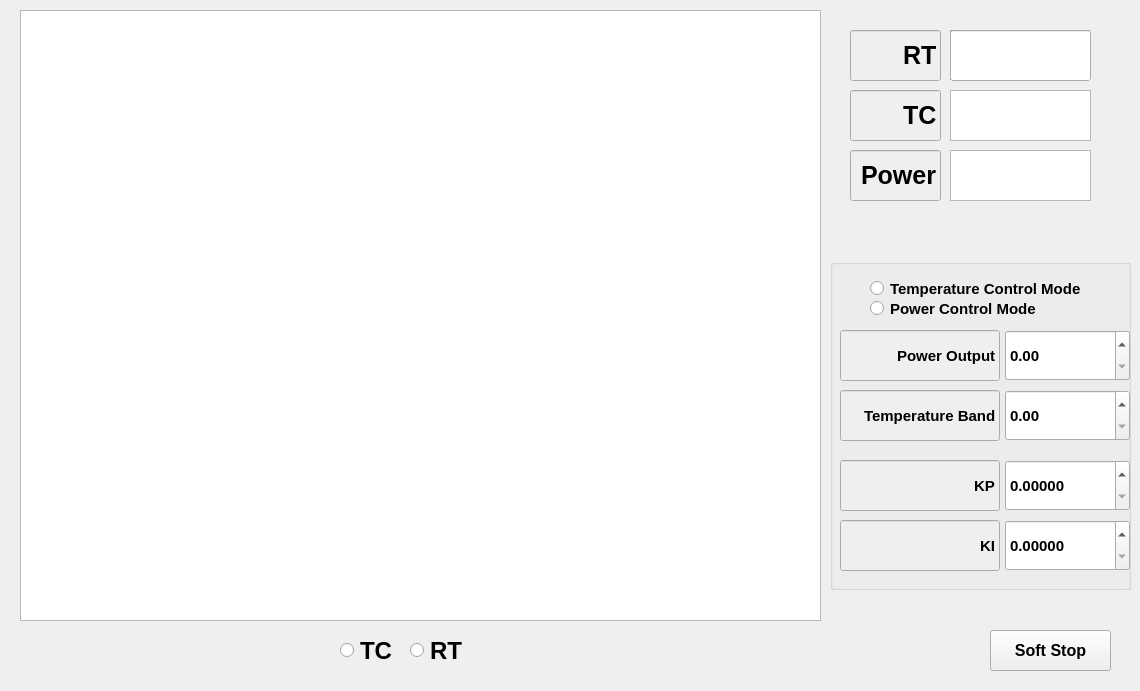
<?xml version="1.0" encoding="UTF-8"?>
<ui version="4.0">
 <class>Dialog</class>
 <widget class="QDialog" name="Dialog">
  <property name="geometry">
   <rect>
    <x>0</x>
    <y>0</y>
    <width>1140</width>
    <height>691</height>
   </rect>
  </property>
  <property name="palette">
   <palette>
    <active>
     <colorrole role="WindowText">
      <brush brushstyle="SolidPattern">
       <color alpha="255">
        <red>0</red>
        <green>0</green>
        <blue>0</blue>
       </color>
      </brush>
     </colorrole>
     <colorrole role="Text">
      <brush brushstyle="SolidPattern">
       <color alpha="255">
        <red>0</red>
        <green>0</green>
        <blue>0</blue>
       </color>
      </brush>
     </colorrole>
     <colorrole role="ButtonText">
      <brush brushstyle="SolidPattern">
       <color alpha="255">
        <red>0</red>
        <green>0</green>
        <blue>0</blue>
       </color>
      </brush>
     </colorrole>
     <colorrole role="PlaceholderText">
      <brush brushstyle="SolidPattern">
       <color alpha="128">
        <red>0</red>
        <green>0</green>
        <blue>0</blue>
       </color>
      </brush>
     </colorrole>
    </active>
    <inactive>
     <colorrole role="WindowText">
      <brush brushstyle="SolidPattern">
       <color alpha="255">
        <red>0</red>
        <green>0</green>
        <blue>0</blue>
       </color>
      </brush>
     </colorrole>
     <colorrole role="Text">
      <brush brushstyle="SolidPattern">
       <color alpha="255">
        <red>0</red>
        <green>0</green>
        <blue>0</blue>
       </color>
      </brush>
     </colorrole>
     <colorrole role="ButtonText">
      <brush brushstyle="SolidPattern">
       <color alpha="255">
        <red>0</red>
        <green>0</green>
        <blue>0</blue>
       </color>
      </brush>
     </colorrole>
     <colorrole role="PlaceholderText">
      <brush brushstyle="SolidPattern">
       <color alpha="128">
        <red>0</red>
        <green>0</green>
        <blue>0</blue>
       </color>
      </brush>
     </colorrole>
    </inactive>
    <disabled>
     <colorrole role="WindowText">
      <brush brushstyle="SolidPattern">
       <color alpha="255">
        <red>0</red>
        <green>0</green>
        <blue>0</blue>
       </color>
      </brush>
     </colorrole>
     <colorrole role="Text">
      <brush brushstyle="SolidPattern">
       <color alpha="255">
        <red>0</red>
        <green>0</green>
        <blue>0</blue>
       </color>
      </brush>
     </colorrole>
     <colorrole role="ButtonText">
      <brush brushstyle="SolidPattern">
       <color alpha="255">
        <red>0</red>
        <green>0</green>
        <blue>0</blue>
       </color>
      </brush>
     </colorrole>
     <colorrole role="PlaceholderText">
      <brush brushstyle="SolidPattern">
       <color alpha="128">
        <red>0</red>
        <green>0</green>
        <blue>0</blue>
       </color>
      </brush>
     </colorrole>
    </disabled>
   </palette>
  </property>
  <property name="font">
   <font>
    <weight>75</weight>
    <bold>true</bold>
   </font>
  </property>
  <property name="windowTitle">
   <string>Temperature</string>
  </property>
  <property name="autoFillBackground">
   <bool>true</bool>
  </property>
  <widget class="ChartView" name="TC_Chart">
   <property name="geometry">
    <rect>
     <x>20</x>
     <y>10</y>
     <width>800</width>
     <height>611</height>
    </rect>
   </property>
   <property name="frameShape">
    <enum>QFrame::Box</enum>
   </property>
   <property name="frameShadow">
    <enum>QFrame::Plain</enum>
   </property>
   <property name="sizeAdjustPolicy">
    <enum>QAbstractScrollArea::AdjustIgnored</enum>
   </property>
   <property name="dragMode">
    <enum>QGraphicsView::NoDrag</enum>
   </property>
  </widget>
  <widget class="QRadioButton" name="RTGraphRadioButton">
   <property name="geometry">
    <rect>
     <x>410</x>
     <y>630</y>
     <width>71</width>
     <height>41</height>
    </rect>
   </property>
   <property name="font">
    <font>
     <pointsize>18</pointsize>
     <weight>75</weight>
     <bold>true</bold>
    </font>
   </property>
   <property name="text">
    <string>RT</string>
   </property>
   <attribute name="buttonGroup">
    <string notr="true">buttonGroupGraphSelect</string>
   </attribute>
  </widget>
  <widget class="QRadioButton" name="TCGraphRadioButton">
   <property name="geometry">
    <rect>
     <x>340</x>
     <y>640</y>
     <width>61</width>
     <height>21</height>
    </rect>
   </property>
   <property name="font">
    <font>
     <pointsize>18</pointsize>
     <weight>75</weight>
     <bold>true</bold>
    </font>
   </property>
   <property name="text">
    <string>TC</string>
   </property>
   <attribute name="buttonGroup">
    <string notr="true">buttonGroupGraphSelect</string>
   </attribute>
  </widget>
  <widget class="QLCDNumber" name="lcd_text_RT">
   <property name="enabled">
    <bool>true</bool>
   </property>
   <property name="geometry">
    <rect>
     <x>950</x>
     <y>30</y>
     <width>141</width>
     <height>51</height>
    </rect>
   </property>
   <property name="font">
    <font>
     <pointsize>9</pointsize>
     <weight>75</weight>
     <bold>true</bold>
    </font>
   </property>
   <property name="autoFillBackground">
    <bool>true</bool>
   </property>
   <property name="frameShape">
    <enum>QFrame::WinPanel</enum>
   </property>
   <property name="frameShadow">
    <enum>QFrame::Sunken</enum>
   </property>
   <property name="lineWidth">
    <number>1</number>
   </property>
   <property name="smallDecimalPoint">
    <bool>false</bool>
   </property>
   <property name="digitCount">
    <number>6</number>
   </property>
  </widget>
  <widget class="QLineEdit" name="lineEdit">
   <property name="enabled">
    <bool>false</bool>
   </property>
   <property name="geometry">
    <rect>
     <x>850</x>
     <y>30</y>
     <width>91</width>
     <height>51</height>
    </rect>
   </property>
   <property name="palette">
    <palette>
     <active>
      <colorrole role="WindowText">
       <brush brushstyle="SolidPattern">
        <color alpha="255">
         <red>0</red>
         <green>0</green>
         <blue>0</blue>
        </color>
       </brush>
      </colorrole>
     </active>
     <inactive>
      <colorrole role="WindowText">
       <brush brushstyle="SolidPattern">
        <color alpha="255">
         <red>0</red>
         <green>0</green>
         <blue>0</blue>
        </color>
       </brush>
      </colorrole>
     </inactive>
     <disabled>
      <colorrole role="WindowText">
       <brush brushstyle="SolidPattern">
        <color alpha="255">
         <red>0</red>
         <green>0</green>
         <blue>0</blue>
        </color>
       </brush>
      </colorrole>
     </disabled>
    </palette>
   </property>
   <property name="font">
    <font>
     <pointsize>19</pointsize>
    </font>
   </property>
   <property name="autoFillBackground">
    <bool>true</bool>
   </property>
   <property name="text">
    <string>RT</string>
   </property>
   <property name="alignment">
    <set>Qt::AlignRight|Qt::AlignTrailing|Qt::AlignVCenter</set>
   </property>
  </widget>
  <widget class="QLCDNumber" name="lcd_text_TC">
   <property name="enabled">
    <bool>true</bool>
   </property>
   <property name="geometry">
    <rect>
     <x>950</x>
     <y>90</y>
     <width>141</width>
     <height>51</height>
    </rect>
   </property>
   <property name="font">
    <font>
     <pointsize>9</pointsize>
     <weight>75</weight>
     <bold>true</bold>
    </font>
   </property>
   <property name="autoFillBackground">
    <bool>true</bool>
   </property>
   <property name="frameShape">
    <enum>QFrame::WinPanel</enum>
   </property>
   <property name="frameShadow">
    <enum>QFrame::Sunken</enum>
   </property>
   <property name="lineWidth">
    <number>1</number>
   </property>
   <property name="smallDecimalPoint">
    <bool>false</bool>
   </property>
   <property name="digitCount">
    <number>6</number>
   </property>
  </widget>
  <widget class="QLineEdit" name="lineEdit_2">
   <property name="enabled">
    <bool>false</bool>
   </property>
   <property name="geometry">
    <rect>
     <x>850</x>
     <y>90</y>
     <width>91</width>
     <height>51</height>
    </rect>
   </property>
   <property name="palette">
    <palette>
     <active>
      <colorrole role="WindowText">
       <brush brushstyle="SolidPattern">
        <color alpha="255">
         <red>0</red>
         <green>0</green>
         <blue>0</blue>
        </color>
       </brush>
      </colorrole>
     </active>
     <inactive>
      <colorrole role="WindowText">
       <brush brushstyle="SolidPattern">
        <color alpha="255">
         <red>0</red>
         <green>0</green>
         <blue>0</blue>
        </color>
       </brush>
      </colorrole>
     </inactive>
     <disabled>
      <colorrole role="WindowText">
       <brush brushstyle="SolidPattern">
        <color alpha="255">
         <red>0</red>
         <green>0</green>
         <blue>0</blue>
        </color>
       </brush>
      </colorrole>
     </disabled>
    </palette>
   </property>
   <property name="font">
    <font>
     <pointsize>19</pointsize>
    </font>
   </property>
   <property name="autoFillBackground">
    <bool>true</bool>
   </property>
   <property name="text">
    <string>TC</string>
   </property>
   <property name="alignment">
    <set>Qt::AlignRight|Qt::AlignTrailing|Qt::AlignVCenter</set>
   </property>
  </widget>
  <widget class="QLCDNumber" name="lcd_text_POWER">
   <property name="enabled">
    <bool>true</bool>
   </property>
   <property name="geometry">
    <rect>
     <x>950</x>
     <y>150</y>
     <width>141</width>
     <height>51</height>
    </rect>
   </property>
   <property name="font">
    <font>
     <pointsize>9</pointsize>
     <weight>75</weight>
     <bold>true</bold>
    </font>
   </property>
   <property name="autoFillBackground">
    <bool>true</bool>
   </property>
   <property name="frameShape">
    <enum>QFrame::WinPanel</enum>
   </property>
   <property name="frameShadow">
    <enum>QFrame::Sunken</enum>
   </property>
   <property name="lineWidth">
    <number>1</number>
   </property>
   <property name="smallDecimalPoint">
    <bool>false</bool>
   </property>
   <property name="digitCount">
    <number>6</number>
   </property>
  </widget>
  <widget class="QLineEdit" name="lineEdit_3">
   <property name="enabled">
    <bool>false</bool>
   </property>
   <property name="geometry">
    <rect>
     <x>850</x>
     <y>150</y>
     <width>91</width>
     <height>51</height>
    </rect>
   </property>
   <property name="palette">
    <palette>
     <active>
      <colorrole role="WindowText">
       <brush brushstyle="SolidPattern">
        <color alpha="255">
         <red>0</red>
         <green>0</green>
         <blue>0</blue>
        </color>
       </brush>
      </colorrole>
     </active>
     <inactive>
      <colorrole role="WindowText">
       <brush brushstyle="SolidPattern">
        <color alpha="255">
         <red>0</red>
         <green>0</green>
         <blue>0</blue>
        </color>
       </brush>
      </colorrole>
     </inactive>
     <disabled>
      <colorrole role="WindowText">
       <brush brushstyle="SolidPattern">
        <color alpha="255">
         <red>0</red>
         <green>0</green>
         <blue>0</blue>
        </color>
       </brush>
      </colorrole>
     </disabled>
    </palette>
   </property>
   <property name="font">
    <font>
     <pointsize>19</pointsize>
    </font>
   </property>
   <property name="autoFillBackground">
    <bool>true</bool>
   </property>
   <property name="text">
    <string>Power</string>
   </property>
   <property name="alignment">
    <set>Qt::AlignRight|Qt::AlignTrailing|Qt::AlignVCenter</set>
   </property>
  </widget>
  <widget class="QRadioButton" name="TemperatureControlModeRadioButton">
   <property name="geometry">
    <rect>
     <x>870</x>
     <y>280</y>
     <width>251</width>
     <height>17</height>
    </rect>
   </property>
   <property name="font">
    <font>
     <pointsize>11</pointsize>
    </font>
   </property>
   <property name="text">
    <string>Temperature Control Mode</string>
   </property>
   <attribute name="buttonGroup">
    <string notr="true">buttonGroupModeSelect</string>
   </attribute>
  </widget>
  <widget class="QRadioButton" name="PowerControlModeRadioButton">
   <property name="geometry">
    <rect>
     <x>870</x>
     <y>300</y>
     <width>231</width>
     <height>17</height>
    </rect>
   </property>
   <property name="font">
    <font>
     <pointsize>11</pointsize>
    </font>
   </property>
   <property name="text">
    <string>Power Control Mode</string>
   </property>
   <attribute name="buttonGroup">
    <string notr="true">buttonGroupModeSelect</string>
   </attribute>
  </widget>
  <widget class="QLineEdit" name="TargetTemperatureText">
   <property name="enabled">
    <bool>false</bool>
   </property>
   <property name="geometry">
    <rect>
     <x>840</x>
     <y>330</y>
     <width>160</width>
     <height>51</height>
    </rect>
   </property>
   <property name="palette">
    <palette>
     <active>
      <colorrole role="WindowText">
       <brush brushstyle="SolidPattern">
        <color alpha="255">
         <red>0</red>
         <green>0</green>
         <blue>0</blue>
        </color>
       </brush>
      </colorrole>
     </active>
     <inactive>
      <colorrole role="WindowText">
       <brush brushstyle="SolidPattern">
        <color alpha="255">
         <red>0</red>
         <green>0</green>
         <blue>0</blue>
        </color>
       </brush>
      </colorrole>
     </inactive>
     <disabled>
      <colorrole role="WindowText">
       <brush brushstyle="SolidPattern">
        <color alpha="255">
         <red>0</red>
         <green>0</green>
         <blue>0</blue>
        </color>
       </brush>
      </colorrole>
     </disabled>
    </palette>
   </property>
   <property name="font">
    <font>
     <pointsize>11</pointsize>
    </font>
   </property>
   <property name="autoFillBackground">
    <bool>true</bool>
   </property>
   <property name="text">
    <string>Target Temperature</string>
   </property>
   <property name="alignment">
    <set>Qt::AlignRight|Qt::AlignTrailing|Qt::AlignVCenter</set>
   </property>
  </widget>
  <widget class="QPushButton" name="SoftStop">
   <property name="geometry">
    <rect>
     <x>990</x>
     <y>630</y>
     <width>121</width>
     <height>41</height>
    </rect>
   </property>
   <property name="font">
    <font>
     <pointsize>12</pointsize>
    </font>
   </property>
   <property name="text">
    <string>Soft Stop</string>
   </property>
   <property name="autoDefault">
    <bool>false</bool>
   </property>
  </widget>
  <widget class="QLineEdit" name="PowerOutputText">
   <property name="enabled">
    <bool>false</bool>
   </property>
   <property name="geometry">
    <rect>
     <x>840</x>
     <y>330</y>
     <width>160</width>
     <height>51</height>
    </rect>
   </property>
   <property name="palette">
    <palette>
     <active>
      <colorrole role="WindowText">
       <brush brushstyle="SolidPattern">
        <color alpha="255">
         <red>0</red>
         <green>0</green>
         <blue>0</blue>
        </color>
       </brush>
      </colorrole>
     </active>
     <inactive>
      <colorrole role="WindowText">
       <brush brushstyle="SolidPattern">
        <color alpha="255">
         <red>0</red>
         <green>0</green>
         <blue>0</blue>
        </color>
       </brush>
      </colorrole>
     </inactive>
     <disabled>
      <colorrole role="WindowText">
       <brush brushstyle="SolidPattern">
        <color alpha="255">
         <red>0</red>
         <green>0</green>
         <blue>0</blue>
        </color>
       </brush>
      </colorrole>
     </disabled>
    </palette>
   </property>
   <property name="font">
    <font>
     <pointsize>11</pointsize>
    </font>
   </property>
   <property name="autoFillBackground">
    <bool>true</bool>
   </property>
   <property name="text">
    <string>Power Output</string>
   </property>
   <property name="cursorPosition">
    <number>12</number>
   </property>
   <property name="alignment">
    <set>Qt::AlignRight|Qt::AlignTrailing|Qt::AlignVCenter</set>
   </property>
  </widget>
  <widget class="QLineEdit" name="TemperatureBandText">
   <property name="enabled">
    <bool>false</bool>
   </property>
   <property name="geometry">
    <rect>
     <x>840</x>
     <y>390</y>
     <width>160</width>
     <height>51</height>
    </rect>
   </property>
   <property name="palette">
    <palette>
     <active>
      <colorrole role="WindowText">
       <brush brushstyle="SolidPattern">
        <color alpha="255">
         <red>0</red>
         <green>0</green>
         <blue>0</blue>
        </color>
       </brush>
      </colorrole>
     </active>
     <inactive>
      <colorrole role="WindowText">
       <brush brushstyle="SolidPattern">
        <color alpha="255">
         <red>0</red>
         <green>0</green>
         <blue>0</blue>
        </color>
       </brush>
      </colorrole>
     </inactive>
     <disabled>
      <colorrole role="WindowText">
       <brush brushstyle="SolidPattern">
        <color alpha="255">
         <red>0</red>
         <green>0</green>
         <blue>0</blue>
        </color>
       </brush>
      </colorrole>
     </disabled>
    </palette>
   </property>
   <property name="font">
    <font>
     <pointsize>11</pointsize>
    </font>
   </property>
   <property name="autoFillBackground">
    <bool>true</bool>
   </property>
   <property name="text">
    <string>Temperature Band</string>
   </property>
   <property name="alignment">
    <set>Qt::AlignRight|Qt::AlignTrailing|Qt::AlignVCenter</set>
   </property>
  </widget>
  <widget class="QLineEdit" name="KPText">
   <property name="enabled">
    <bool>false</bool>
   </property>
   <property name="geometry">
    <rect>
     <x>840</x>
     <y>460</y>
     <width>160</width>
     <height>51</height>
    </rect>
   </property>
   <property name="palette">
    <palette>
     <active>
      <colorrole role="WindowText">
       <brush brushstyle="SolidPattern">
        <color alpha="255">
         <red>0</red>
         <green>0</green>
         <blue>0</blue>
        </color>
       </brush>
      </colorrole>
     </active>
     <inactive>
      <colorrole role="WindowText">
       <brush brushstyle="SolidPattern">
        <color alpha="255">
         <red>0</red>
         <green>0</green>
         <blue>0</blue>
        </color>
       </brush>
      </colorrole>
     </inactive>
     <disabled>
      <colorrole role="WindowText">
       <brush brushstyle="SolidPattern">
        <color alpha="255">
         <red>0</red>
         <green>0</green>
         <blue>0</blue>
        </color>
       </brush>
      </colorrole>
     </disabled>
    </palette>
   </property>
   <property name="font">
    <font>
     <pointsize>11</pointsize>
    </font>
   </property>
   <property name="autoFillBackground">
    <bool>true</bool>
   </property>
   <property name="text">
    <string>KP</string>
   </property>
   <property name="alignment">
    <set>Qt::AlignRight|Qt::AlignTrailing|Qt::AlignVCenter</set>
   </property>
  </widget>
  <widget class="QLineEdit" name="KIText">
   <property name="enabled">
    <bool>false</bool>
   </property>
   <property name="geometry">
    <rect>
     <x>840</x>
     <y>520</y>
     <width>160</width>
     <height>51</height>
    </rect>
   </property>
   <property name="palette">
    <palette>
     <active>
      <colorrole role="WindowText">
       <brush brushstyle="SolidPattern">
        <color alpha="255">
         <red>0</red>
         <green>0</green>
         <blue>0</blue>
        </color>
       </brush>
      </colorrole>
     </active>
     <inactive>
      <colorrole role="WindowText">
       <brush brushstyle="SolidPattern">
        <color alpha="255">
         <red>0</red>
         <green>0</green>
         <blue>0</blue>
        </color>
       </brush>
      </colorrole>
     </inactive>
     <disabled>
      <colorrole role="WindowText">
       <brush brushstyle="SolidPattern">
        <color alpha="255">
         <red>0</red>
         <green>0</green>
         <blue>0</blue>
        </color>
       </brush>
      </colorrole>
     </disabled>
    </palette>
   </property>
   <property name="font">
    <font>
     <pointsize>11</pointsize>
    </font>
   </property>
   <property name="autoFillBackground">
    <bool>true</bool>
   </property>
   <property name="text">
    <string>KI</string>
   </property>
   <property name="alignment">
    <set>Qt::AlignRight|Qt::AlignTrailing|Qt::AlignVCenter</set>
   </property>
  </widget>
  <widget class="QDoubleSpinBox" name="TargetTemperatureSpin">
   <property name="geometry">
    <rect>
     <x>1005</x>
     <y>330</y>
     <width>125</width>
     <height>51</height>
    </rect>
   </property>
   <property name="font">
    <font>
     <pointsize>11</pointsize>
    </font>
   </property>
   <property name="keyboardTracking">
    <bool>false</bool>
   </property>
   <property name="decimals">
    <number>2</number>
   </property>
   <property name="maximum">
    <double>999.990000000000009</double>
   </property>
   <property name="singleStep">
    <double>1.000000000000000</double>
   </property>
  </widget>
  <widget class="QDoubleSpinBox" name="TemperatureBandSpin">
   <property name="geometry">
    <rect>
     <x>1005</x>
     <y>390</y>
     <width>125</width>
     <height>51</height>
    </rect>
   </property>
   <property name="font">
    <font>
     <pointsize>11</pointsize>
    </font>
   </property>
   <property name="keyboardTracking">
    <bool>false</bool>
   </property>
   <property name="decimals">
    <number>2</number>
   </property>
   <property name="maximum">
    <double>999.990000000000009</double>
   </property>
   <property name="singleStep">
    <double>0.100000000000000</double>
   </property>
   <property name="stepType">
    <enum>QAbstractSpinBox::AdaptiveDecimalStepType</enum>
   </property>
  </widget>
  <widget class="QDoubleSpinBox" name="KPSpin">
   <property name="geometry">
    <rect>
     <x>1005</x>
     <y>460</y>
     <width>125</width>
     <height>51</height>
    </rect>
   </property>
   <property name="font">
    <font>
     <pointsize>11</pointsize>
    </font>
   </property>
   <property name="keyboardTracking">
    <bool>false</bool>
   </property>
   <property name="decimals">
    <number>5</number>
   </property>
   <property name="maximum">
    <double>999.999990000000025</double>
   </property>
   <property name="singleStep">
    <double>1.000000000000000</double>
   </property>
  </widget>
  <widget class="QDoubleSpinBox" name="KISpin">
   <property name="geometry">
    <rect>
     <x>1005</x>
     <y>520</y>
     <width>125</width>
     <height>51</height>
    </rect>
   </property>
   <property name="font">
    <font>
     <pointsize>11</pointsize>
    </font>
   </property>
   <property name="keyboardTracking">
    <bool>false</bool>
   </property>
   <property name="decimals">
    <number>5</number>
   </property>
   <property name="maximum">
    <double>999.999990000000025</double>
   </property>
   <property name="singleStep">
    <double>0.100000000000000</double>
   </property>
  </widget>
  <widget class="QDoubleSpinBox" name="PowerOutputSpin">
   <property name="geometry">
    <rect>
     <x>1005</x>
     <y>330</y>
     <width>125</width>
     <height>51</height>
    </rect>
   </property>
   <property name="font">
    <font>
     <pointsize>11</pointsize>
    </font>
   </property>
   <property name="keyboardTracking">
    <bool>false</bool>
   </property>
   <property name="decimals">
    <number>2</number>
   </property>
   <property name="maximum">
    <double>999.990000000000009</double>
   </property>
   <property name="singleStep">
    <double>1.000000000000000</double>
   </property>
   <property name="stepType">
    <enum>QAbstractSpinBox::DefaultStepType</enum>
   </property>
  </widget>
  <widget class="QGroupBox" name="groupBox">
   <property name="geometry">
    <rect>
     <x>830</x>
     <y>259</y>
     <width>301</width>
     <height>331</height>
    </rect>
   </property>
   <property name="title">
    <string/>
   </property>
   <property name="flat">
    <bool>false</bool>
   </property>
  </widget>
  <widget class="ChartView" name="RT_Chart">
   <property name="geometry">
    <rect>
     <x>20</x>
     <y>10</y>
     <width>801</width>
     <height>611</height>
    </rect>
   </property>
  </widget>
  <widget class="QTextEdit" name="text_TC">
   <property name="geometry">
    <rect>
     <x>950</x>
     <y>90</y>
     <width>141</width>
     <height>51</height>
    </rect>
   </property>
   <property name="font">
    <font>
     <pointsize>24</pointsize>
     <kerning>false</kerning>
    </font>
   </property>
   <property name="acceptDrops">
    <bool>false</bool>
   </property>
   <property name="inputMethodHints">
    <set>Qt::ImhNone</set>
   </property>
   <property name="verticalScrollBarPolicy">
    <enum>Qt::ScrollBarAlwaysOff</enum>
   </property>
   <property name="horizontalScrollBarPolicy">
    <enum>Qt::ScrollBarAlwaysOff</enum>
   </property>
   <property name="undoRedoEnabled">
    <bool>false</bool>
   </property>
   <property name="readOnly">
    <bool>true</bool>
   </property>
   <property name="acceptRichText">
    <bool>false</bool>
   </property>
  </widget>
  <widget class="QTextEdit" name="text_POWER">
   <property name="geometry">
    <rect>
     <x>950</x>
     <y>150</y>
     <width>141</width>
     <height>51</height>
    </rect>
   </property>
   <property name="font">
    <font>
     <pointsize>24</pointsize>
     <kerning>false</kerning>
    </font>
   </property>
   <property name="acceptDrops">
    <bool>false</bool>
   </property>
   <property name="inputMethodHints">
    <set>Qt::ImhNone</set>
   </property>
   <property name="verticalScrollBarPolicy">
    <enum>Qt::ScrollBarAlwaysOff</enum>
   </property>
   <property name="horizontalScrollBarPolicy">
    <enum>Qt::ScrollBarAlwaysOff</enum>
   </property>
   <property name="undoRedoEnabled">
    <bool>false</bool>
   </property>
   <property name="readOnly">
    <bool>true</bool>
   </property>
   <property name="acceptRichText">
    <bool>false</bool>
   </property>
  </widget>
  <widget class="QLineEdit" name="text_RT">
   <property name="geometry">
    <rect>
     <x>950</x>
     <y>30</y>
     <width>141</width>
     <height>51</height>
    </rect>
   </property>
   <property name="font">
    <font>
     <pointsize>24</pointsize>
     <kerning>false</kerning>
    </font>
   </property>
   <property name="acceptDrops">
    <bool>false</bool>
   </property>
   <property name="inputMethodHints">
    <set>Qt::ImhNone</set>
   </property>
  </widget>
  <zorder>groupBox</zorder>
  <zorder>TC_Chart</zorder>
  <zorder>RTGraphRadioButton</zorder>
  <zorder>TCGraphRadioButton</zorder>
  <zorder>lcd_text_RT</zorder>
  <zorder>lineEdit</zorder>
  <zorder>lcd_text_TC</zorder>
  <zorder>lineEdit_2</zorder>
  <zorder>lcd_text_POWER</zorder>
  <zorder>lineEdit_3</zorder>
  <zorder>TemperatureControlModeRadioButton</zorder>
  <zorder>PowerControlModeRadioButton</zorder>
  <zorder>TargetTemperatureText</zorder>
  <zorder>SoftStop</zorder>
  <zorder>PowerOutputText</zorder>
  <zorder>TemperatureBandText</zorder>
  <zorder>KPText</zorder>
  <zorder>KIText</zorder>
  <zorder>TargetTemperatureSpin</zorder>
  <zorder>TemperatureBandSpin</zorder>
  <zorder>KPSpin</zorder>
  <zorder>KISpin</zorder>
  <zorder>PowerOutputSpin</zorder>
  <zorder>RT_Chart</zorder>
  <zorder>text_TC</zorder>
  <zorder>text_POWER</zorder>
  <zorder>text_RT</zorder>
 </widget>
 <customwidgets>
  <customwidget>
   <class>ChartView</class>
   <extends>QGraphicsView</extends>
   <header location="global">chartview.h</header>
  </customwidget>
 </customwidgets>
 <resources/>
 <connections/>
 <buttongroups>
  <buttongroup name="buttonGroupGraphSelect"/>
  <buttongroup name="buttonGroupModeSelect"/>
 </buttongroups>
</ui>
